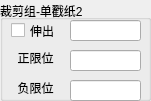
    <widget class="QGroupBox" name="Cylinder_15">
     <property name="geometry">
      <rect>
       <x>40</x>
       <y>130</y>
       <width>151</width>
       <height>101</height>
      </rect>
     </property>
     <property name="title">
      <string>裁剪组-单戳纸2</string>
     </property>
     <property name="alignment">
      <set>Qt::AlignLeading|Qt::AlignLeft|Qt::AlignVCenter</set>
     </property>
     <widget class="QCheckBox" name="check_OpenCylinder_15">
      <property name="geometry">
       <rect>
        <x>11</x>
        <y>21</y>
        <width>61</width>
        <height>19</height>
       </rect>
      </property>
      <property name="sizePolicy">
       <sizepolicy hsizetype="Minimum" vsizetype="Fixed">
        <horstretch>0</horstretch>
        <verstretch>0</verstretch>
       </sizepolicy>
      </property>
      <property name="text">
       <string>伸出</string>
      </property>
     </widget>
     <widget class="QLineEdit" name="lineEdit_CylinderCmd_15">
      <property name="geometry">
       <rect>
        <x>70</x>
        <y>20</y>
        <width>71</width>
        <height>21</height>
       </rect>
      </property>
      <property name="text">
       <string/>
      </property>
     </widget>
     <widget class="QLineEdit" name="lineEdit_CylinderPosStatus_15">
      <property name="geometry">
       <rect>
        <x>70</x>
        <y>50</y>
        <width>71</width>
        <height>21</height>
       </rect>
      </property>
      <property name="text">
       <string/>
      </property>
      <property name="alignment">
       <set>Qt::AlignCenter</set>
      </property>
     </widget>
     <widget class="QLabel" name="label_CylinderPosStatus_15">
      <property name="geometry">
       <rect>
        <x>10</x>
        <y>50</y>
        <width>51</width>
        <height>16</height>
       </rect>
      </property>
      <property name="text">
       <string>正限位</string>
      </property>
      <property name="alignment">
       <set>Qt::AlignCenter</set>
      </property>
     </widget>
     <widget class="QLineEdit" name="lineEdit_CylinderNegStatus_15">
      <property name="geometry">
       <rect>
        <x>70</x>
        <y>80</y>
        <width>71</width>
        <height>21</height>
       </rect>
      </property>
      <property name="text">
       <string/>
      </property>
      <property name="alignment">
       <set>Qt::AlignCenter</set>
      </property>
     </widget>
     <widget class="QLabel" name="label_CylinderNegStatus_15">
      <property name="geometry">
       <rect>
        <x>10</x>
        <y>80</y>
        <width>51</width>
        <height>16</height>
       </rect>
      </property>
      <property name="text">
       <string>负限位</string>
      </property>
      <property name="alignment">
       <set>Qt::AlignCenter</set>
      </property>
     </widget>
    </widget>
